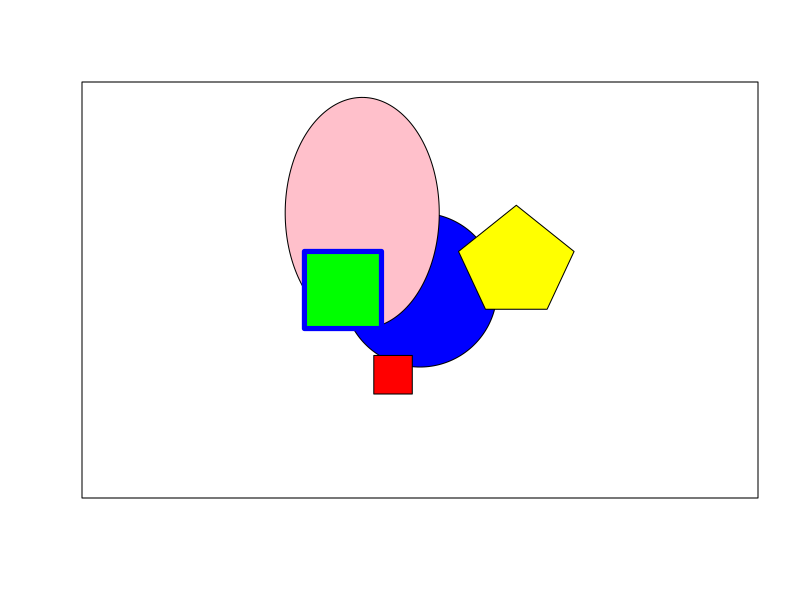

R code for this plot:
## ---- chunk 1
canvas <- function(mn=0,mx=100){
  plot(1:2,ylim=c(mn,mx),xlim=c(mn,mx),asp=1,xaxt="n",yaxt="n",type="n",xlab="",ylab="")
}

circle <- function(x,y,r,ry=r,...){
  angs <- seq(0,2*pi,length=200)
  xpts <- x+r*cos(angs)
  ypts <- y+ry*sin(angs)
  polygon(xpts,ypts,...)
}
## ---- chunk 2
canvas()
circle(50,50,20, col="blue", border=NULL)
circle(35,70,r=20,ry=30,col="pink", border=NULL)
polygon(c(20,40,40,20),c(40,40,60,60), col="green",border="blue",lwd=5)
polygon(c(38,48,48,38),c(33,33,23,23),col="red",border="black")
polygon(c(67,60,75,90,83),c(45,60,72,60,45),col="yellow",border=NULL)
